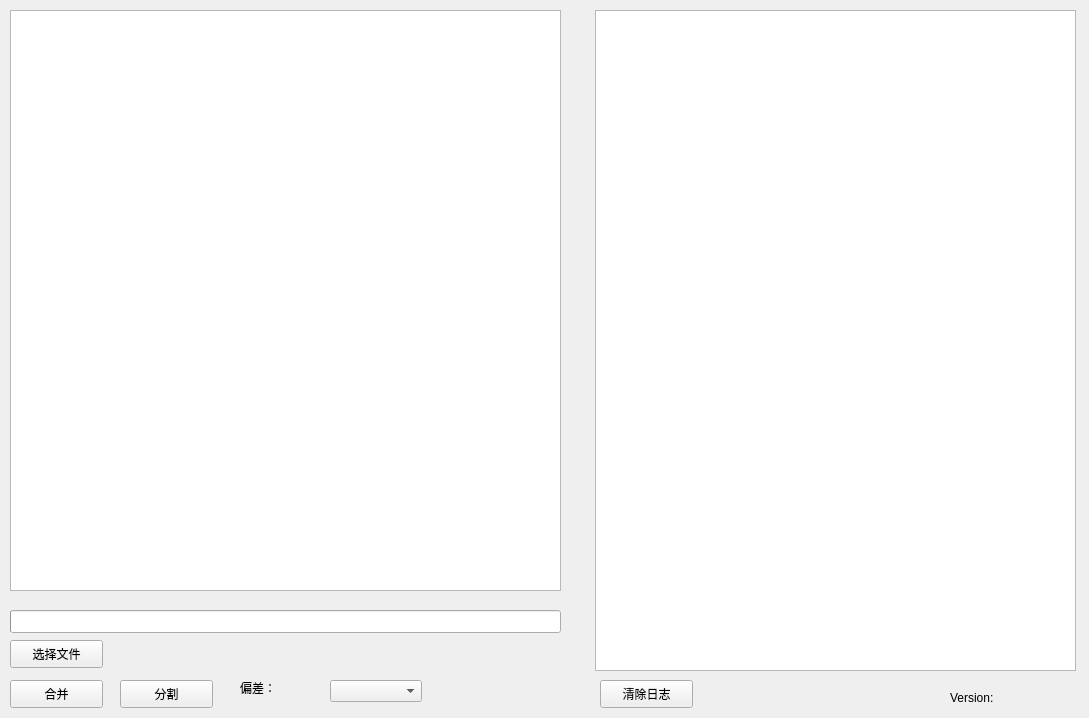
<?xml version="1.0" encoding="UTF-8"?>
<ui version="4.0">
 <class>vcutterClass</class>
 <widget class="QMainWindow" name="vcutterClass">
  <property name="geometry">
   <rect>
    <x>0</x>
    <y>0</y>
    <width>1089</width>
    <height>718</height>
   </rect>
  </property>
  <property name="windowTitle">
   <string>vcutter</string>
  </property>
  <widget class="QWidget" name="centralWidget">
   <widget class="QListWidget" name="logWidget">
    <property name="geometry">
     <rect>
      <x>595</x>
      <y>10</y>
      <width>481</width>
      <height>661</height>
     </rect>
    </property>
   </widget>
   <widget class="QPushButton" name="clearLogBtn">
    <property name="geometry">
     <rect>
      <x>600</x>
      <y>680</y>
      <width>93</width>
      <height>28</height>
     </rect>
    </property>
    <property name="text">
     <string>清除日志</string>
    </property>
   </widget>
   <widget class="QPushButton" name="inputBtn">
    <property name="geometry">
     <rect>
      <x>10</x>
      <y>640</y>
      <width>93</width>
      <height>28</height>
     </rect>
    </property>
    <property name="text">
     <string>选择文件</string>
    </property>
   </widget>
   <widget class="QPushButton" name="mergeBtn">
    <property name="geometry">
     <rect>
      <x>10</x>
      <y>680</y>
      <width>93</width>
      <height>28</height>
     </rect>
    </property>
    <property name="text">
     <string>合并</string>
    </property>
   </widget>
   <widget class="QPushButton" name="cutBtn">
    <property name="geometry">
     <rect>
      <x>120</x>
      <y>680</y>
      <width>93</width>
      <height>28</height>
     </rect>
    </property>
    <property name="text">
     <string>分割</string>
    </property>
   </widget>
   <widget class="QProgressBar" name="progressBar">
    <property name="geometry">
     <rect>
      <x>10</x>
      <y>610</y>
      <width>551</width>
      <height>23</height>
     </rect>
    </property>
    <property name="value">
     <number>0</number>
    </property>
    <property name="textVisible">
     <bool>false</bool>
    </property>
   </widget>
   <widget class="QTextEdit" name="logTextEdit">
    <property name="geometry">
     <rect>
      <x>10</x>
      <y>10</y>
      <width>551</width>
      <height>581</height>
     </rect>
    </property>
   </widget>
   <widget class="QComboBox" name="offsetBox">
    <property name="geometry">
     <rect>
      <x>330</x>
      <y>680</y>
      <width>92</width>
      <height>22</height>
     </rect>
    </property>
   </widget>
   <widget class="QLabel" name="label">
    <property name="geometry">
     <rect>
      <x>240</x>
      <y>680</y>
      <width>72</width>
      <height>15</height>
     </rect>
    </property>
    <property name="text">
     <string>偏差：</string>
    </property>
   </widget>
   <widget class="QLabel" name="versionLabel">
    <property name="geometry">
     <rect>
      <x>950</x>
      <y>690</y>
      <width>121</width>
      <height>16</height>
     </rect>
    </property>
    <property name="text">
     <string>Version:</string>
    </property>
   </widget>
  </widget>
 </widget>
 <layoutdefault spacing="6" margin="11"/>
 <resources>
  <include location="vcutter.qrc"/>
 </resources>
 <connections>
  <connection>
   <sender>clearLogBtn</sender>
   <signal>clicked()</signal>
   <receiver>vcutterClass</receiver>
   <slot>clearLog()</slot>
   <hints>
    <hint type="sourcelabel">
     <x>716</x>
     <y>603</y>
    </hint>
    <hint type="destinationlabel">
     <x>465</x>
     <y>313</y>
    </hint>
   </hints>
  </connection>
  <connection>
   <sender>inputBtn</sender>
   <signal>clicked()</signal>
   <receiver>vcutterClass</receiver>
   <slot>inputFile()</slot>
   <hints>
    <hint type="sourcelabel">
     <x>66</x>
     <y>683</y>
    </hint>
    <hint type="destinationlabel">
     <x>544</x>
     <y>358</y>
    </hint>
   </hints>
  </connection>
  <connection>
   <sender>mergeBtn</sender>
   <signal>clicked()</signal>
   <receiver>vcutterClass</receiver>
   <slot>merge()</slot>
   <hints>
    <hint type="sourcelabel">
     <x>56</x>
     <y>663</y>
    </hint>
    <hint type="destinationlabel">
     <x>544</x>
     <y>358</y>
    </hint>
   </hints>
  </connection>
  <connection>
   <sender>cutBtn</sender>
   <signal>clicked()</signal>
   <receiver>vcutterClass</receiver>
   <slot>split()</slot>
   <hints>
    <hint type="sourcelabel">
     <x>166</x>
     <y>663</y>
    </hint>
    <hint type="destinationlabel">
     <x>544</x>
     <y>358</y>
    </hint>
   </hints>
  </connection>
  <connection>
   <sender>offsetBox</sender>
   <signal>currentIndexChanged(int)</signal>
   <receiver>vcutterClass</receiver>
   <slot>offsetChanged(int)</slot>
   <hints>
    <hint type="sourcelabel">
     <x>375</x>
     <y>690</y>
    </hint>
    <hint type="destinationlabel">
     <x>544</x>
     <y>358</y>
    </hint>
   </hints>
  </connection>
 </connections>
 <slots>
  <slot>getInfo()</slot>
  <slot>clearLog()</slot>
  <slot>inputFile()</slot>
  <slot>merge()</slot>
  <slot>split()</slot>
  <slot>offsetChanged(int)</slot>
 </slots>
</ui>
